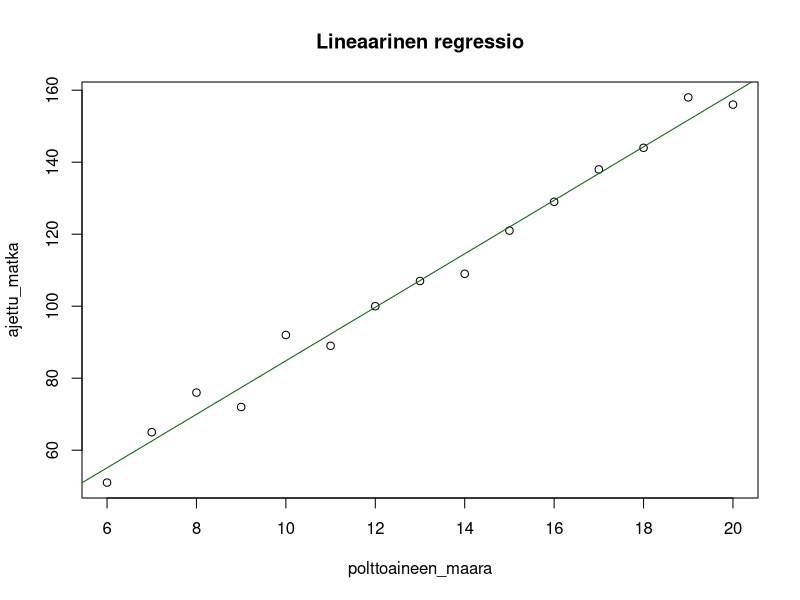

Generate this figure with R:
# EXAM OF STATISTICAL DATA ANALYSIS 1
# 7.3.2024


options(digits=10)


# Tehtävä 1: Muodosta regressioyhtälö
# Anna vakiotermi ja kulmakerroin
# 4 desimaalin tarkkuudella.
# Anna selitysaste 4 desimaalin tarkkuudella.
# Datana toimii seuraava:

ajettu_km <- c(76, 72, 89, 144, 158, 92, 156, 109, 138, 100, 51, 107, 129, 65, 121)
polttoaine_l <- c(8, 9, 11, 18, 19, 10, 20, 14, 17, 12, 6, 13, 16, 7, 15)

# Oletan, että ajettu_km on selitettävä muuttuja, ja polttoaine on selittävä.
# lm yhtälöön ensin selitettävä, sitten selittävä

malli = lm(ajettu_km ~ polttoaine_l)
summary(malli)

# piirrä graafi (selkeämpi):

# Piirrä datapisteet
plot(polttoaine_l, ajettu_km, 
     main="Lineaarinen regressio", 
     xlab="polttoaineen_maara", ylab="ajettu_matka")

# Piirrä regressiosuora
abline(malli, col="darkgreen")


vakiotermi = round(coef(malli)[1], 4)
kulmakerroin = round(coef(malli)[2], 4)
selitysaste = round(summary(malli)$r.squared, 4)

sprintf("%.4f", vakiotermi)
sprintf("%.4f", kulmakerroin)
sprintf("%.4f", selitysaste)



# Tehtävä 2: Monivalintatentin
# jokaisessa kysymyksessä on 
# 3 vastausvaihtoehtoa, joista yksi oikea.
# Jos on 13 kysymystä, millä tn
# vähintään 3 menee oikein, 
# jos vastaukset arvotaan? 
# Anna tulos kahden merkitsevän numeron 
# tarkkuudella desimaalilukuna.

# Ok, eli 1/3 per kysymys saada oikein.
# Kyseessä on binomijakauma
# Voisi laskea joko
# 1 - 0 oikein - 1 oikein - 2 oikein
# Tai sitten R:llä käyttäen pbinom

p_less_than_3 = pbinom(2, size=13, prob=1/3)
answer1 = 1 - p_less_than_3

p_zero_right = (2/3)^13
p_one_right = (1/3)*(2/3)^12*choose(13,1)
p_two_right = (1/3)^2*(2/3)^11*choose(13,2)

answer2 = 1 - p_zero_right - p_one_right - p_two_right


signif(answer1, 2)
signif(answer2, 2)


# Tehtävä 3A: Ihmiset kuuluvat johonkin 
# veriryhmistä A, B, AB, O. Suomalaisista
# 44% A, 17% B, 8% AB, 31% O. 
# Millä tn 2 ihmistä molemmat kuuluvat O:

signif(0.31 * 0.31, 2)

# Tehtävä 3B: Samaan veriryhmään:

both_a = 0.44^2
both_b = 0.17^2
both_ab = 0.08^2
both_o = 0.31^2

signif(both_a + both_b + both_ab + both_o, 2)


# Tehtävä 4A: Tänä vuonna pelaaja sai 725p.
# Aiemmilta 10 vuodelta on myös kerätty talteen pisteet.
# Laske merkitsevyystasolla 0.05, että onko
# pelaajan tulos muuttunut aiemmasta.
# Anna p-arvo 5 desimaalin tarkkuudella.

data = c(721, 699, 721, 710, 719, 741, 724, 716, 720, 700)

# Koska otoskoko on näin pieni, käytän T-testiä:
# H0: pelaajan pisteet eivät ole muuttuneet.
# H1: pelaajan pisteet ovat muuttuneet.

new_score = 725

t_testi = t.test(data, mu = new_score)
print(t_testi)

p_value = round(t_testi$p.value, 5)
p_value

# Tehtävä 4B: Onko pelaajan tulos huonontunut.
# Anna p-arvo 5 desimaalin tarkkuudella.
# Arvioi H0 ja H1 hypoteesit.

t_testi2 = t.test(data, mu = new_score, alternative = "greater")
print(t_testi2)

p_value2 = round(t_testi2$p.value, 5)
p_value2

summary(data)

t_testi3 = t.test(data, mu = new_score, alternative = "greater", conf.level = 0.95)
print(t_testi3)


# Tehtävä 5A: Tuotteen käyttöikää mitattiin
# 35 kappaleen otoksella. Mittaustuloksien 
# keskiarvoksi saatiin 1480 tuntia
# otoskeskihajonnaksi 126 tuntia.
# Vastaa 1 desimaalin tarkkuudella
# Mikä on odotusarvon 99% luottamusväli

# Koska emme tunne populaatiokeskihajontaa,
# hyödynnämme t-jakaumaa

mean1 = 1480
sd1 = 126
sample_size1 = 35

luottamusvali_funktio = function (keskiarvo, keskihajonta, luottamusprosentti, otoskoko) {
  merkitsevyystaso = 1 - (1 - luottamusprosentti/100) / 2
  print(merkitsevyystaso)
  T =  qt(merkitsevyystaso, df = otoskoko - 1)
  keskivirhe = keskihajonta / sqrt(otoskoko) # keskihajonta pitää sisällään "tutkittavan yksikön"
  luottamusvalin_puolikas = T * keskivirhe
  # mene luottamusvälin puolikkaan verran vasemmalle ja oikealle keskiarvosta
  pienin = round(keskiarvo - luottamusvalin_puolikas, 2)
  suurin = round(keskiarvo + luottamusvalin_puolikas, 2)
  formatted_pienin = sprintf("%.1f", pienin)
  formatted_suurin = sprintf("%.1f", suurin)
  return (paste("pienin:", formatted_pienin, "... suurin:", formatted_suurin))
}

luottamusvali_funktio(mean1, sd1, 99, sample_size1)


# Tehtävä 5A: Muuten sama, mutta 
# aiemmin annettu otoskeskihajonta onkin nyt
# populaatiokeskihajonta

# eli, koska otoskoko > 30 ja populaatiokeskihaj
# on tunnettu, siksi käytämme Z-hajontaa

luottamusvali_funktio2 = function (keskiarvo, keskihajonta, luottamusprosentti, otoskoko) {
  merkitsevyystaso = 1 - (1 - luottamusprosentti/100) / 2
  print(merkitsevyystaso)
  Z =  qnorm(merkitsevyystaso)
  keskivirhe = keskihajonta / sqrt(otoskoko) # keskihajonta pitää sisällään "tutkittavan yksikön"
  luottamusvalin_puolikas = Z * keskivirhe
  # mene luottamusvälin puolikkaan verran vasemmalle ja oikealle keskiarvosta
  pienin = round(keskiarvo - luottamusvalin_puolikas, 2)
  suurin = round(keskiarvo + luottamusvalin_puolikas, 2)
  formatted_pienin = sprintf("%.1f", pienin)
  formatted_suurin = sprintf("%.1f", suurin)
  return (paste("pienin:", formatted_pienin, "... suurin:", formatted_suurin))
}

luottamusvali_funktio2(mean1, sd1, 99, sample_size1)





# Tehtävä 6: Laske seuraavalle lukujonolle arvoja:
lukujono = c(6, 24, 3, 21, 9, 21, 14)

# a) keskiarvo 2 desimaalin tarkkuudella
sprintf("%.2f", round(mean(lukujono), 2))

# b) keskihajonta 2 desimaalin tarkkuudella
sprintf("%.2f", round(sd(lukujono), 2))

# c) mediaani tarkka arvo:
median(lukujono)

# d) moodi tarkka arvo:
moodit <- as.numeric(names(which(table(lukujono) == max(table(lukujono)))))
print(moodit)
